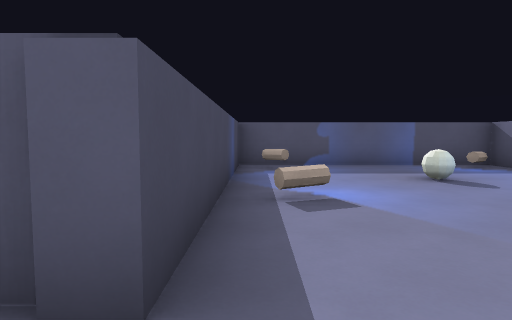
view 1 (above)

12 first-person views from a walk through a Godot game level. The camera is 1.4 m above the floor, tilts 4° down and sees 75° across. The floor is counted in squares, 2 m on a side. Each view is taken from the middle of a square. On the plan, view 1 faces up. The plan holds only what a view shows up to about 10 squares ahead; the rest is blank. Surface patterns are stand-ins for the level's own textures.

view 2
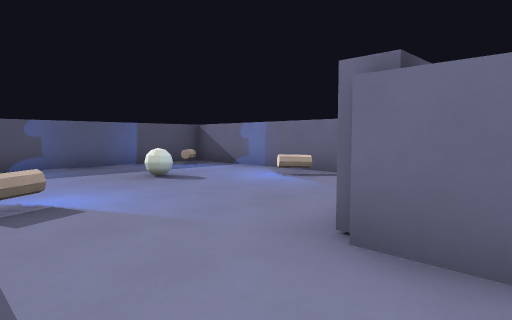

view 3
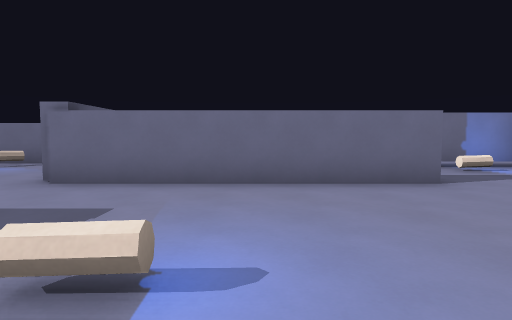

view 4
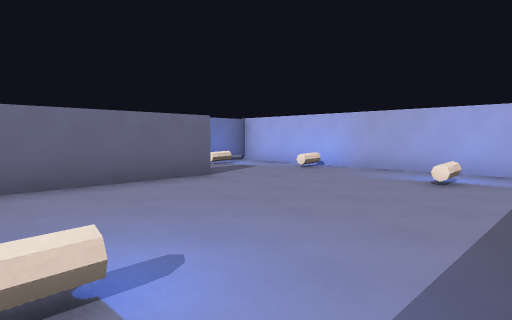

view 5
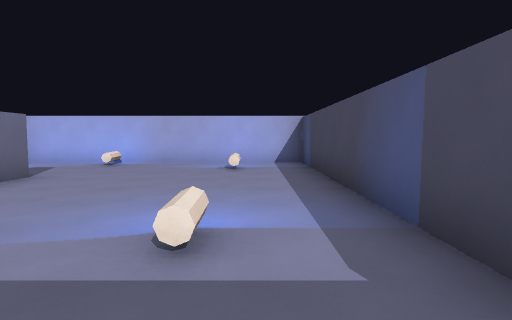

view 6
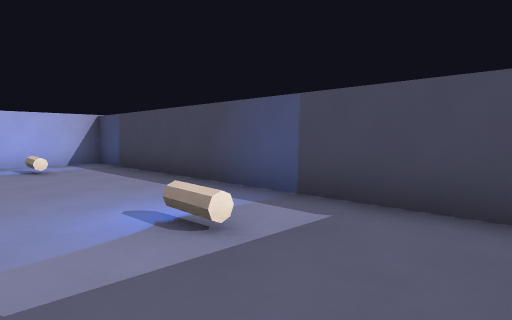

view 7
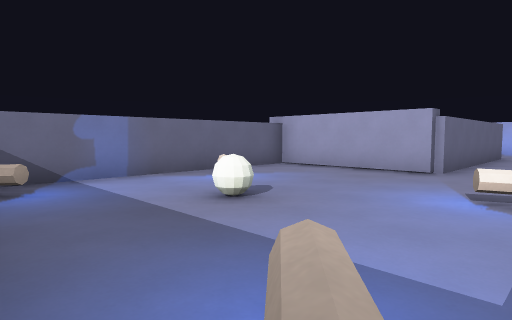

view 8
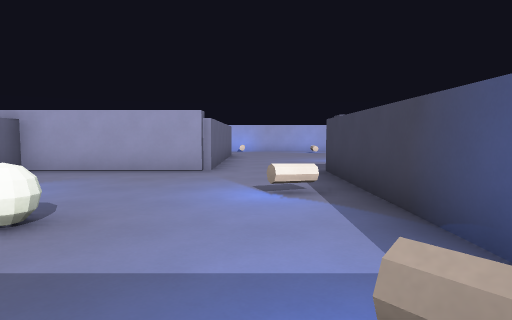

view 9
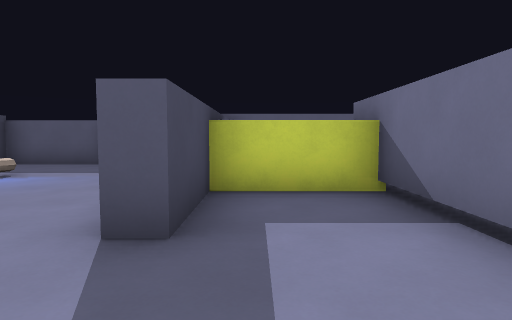

view 10
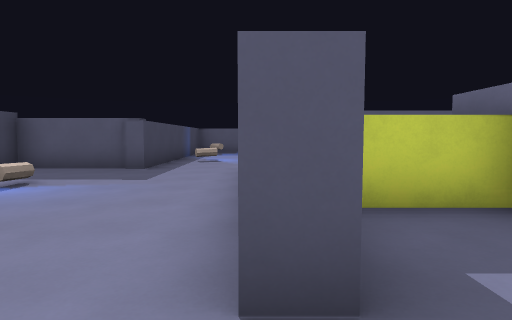

view 11
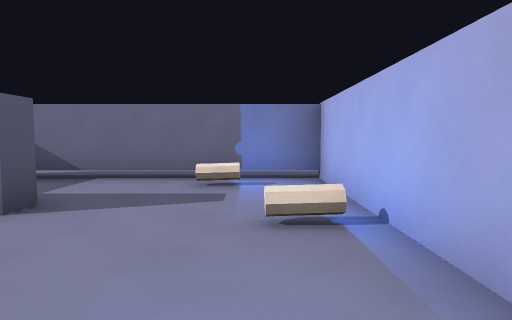

view 12
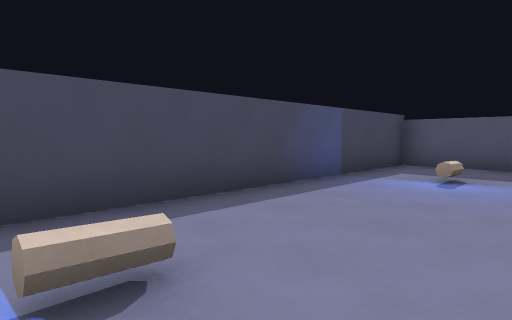

### Floor plan
Ten units are one square. View 1 is at (0, 0); x grows to the right and y downward. Boxes are objects, and circles mark ways between rooms. Rooms are numbered by the first view taken in them; rooms with no view inside come last. Other rooms are left out.
<svg viewBox="-38 -87 100 173">
<path fill="none" stroke="#000" d="M-4 -25 -4 -12 -33 -12 -33 81 46 81 46 27 24 27 24 47 19 47 19 -13M19 -13 57 -13 57 -82 -4 -82 -4 -25"/>
<rect x="-25" y="55" width="10" height="10" fill="#bbb"><title>other object</title></rect>
<rect x="-15" y="5" width="10" height="10" fill="#bbb"><title>other object</title></rect>
<rect x="15" y="65" width="10" height="10" fill="#bbb"><title>other object</title></rect>
<rect x="35" y="55" width="10" height="10" fill="#bbb"><title>other object</title></rect>
<rect x="5" y="-45" width="10" height="10" fill="#bbb"><title>other object</title></rect>
<rect x="5" y="-75" width="10" height="10" fill="#bbb"><title>other object</title></rect>
<rect x="25" y="-55" width="10" height="10" fill="#bbb"><title>ball</title></rect>
<rect x="45" y="-45" width="10" height="10" fill="#bbb"><title>other object</title></rect>
<rect x="45" y="-75" width="10" height="10" fill="#bbb"><title>other object</title></rect>
<circle cx="5" cy="-15" r="3" fill="#2a7"/>
<text x="0" y="30">1</text>
<text x="20" y="-50">2</text>
</svg>
Room 1 opens to room 2.

Where each view was taken, in squares from view 1:
view 1: 0 up, 0 right, facing up
view 2: 0 up, 0 right, facing up-right
view 3: 2 down, 3 left, facing right
view 4: 1 down, 3 left, facing down-right
view 5: 1 up, 2 left, facing down
view 6: 1 up, 0 right, facing down-left
view 7: 8 up, 0 right, facing down-right
view 8: 8 up, 1 right, facing down
view 9: 7 down, 3 right, facing up
view 10: 6 down, 2 right, facing up
view 11: 7 down, 1 left, facing right
view 12: 7 down, 0 right, facing up-left
